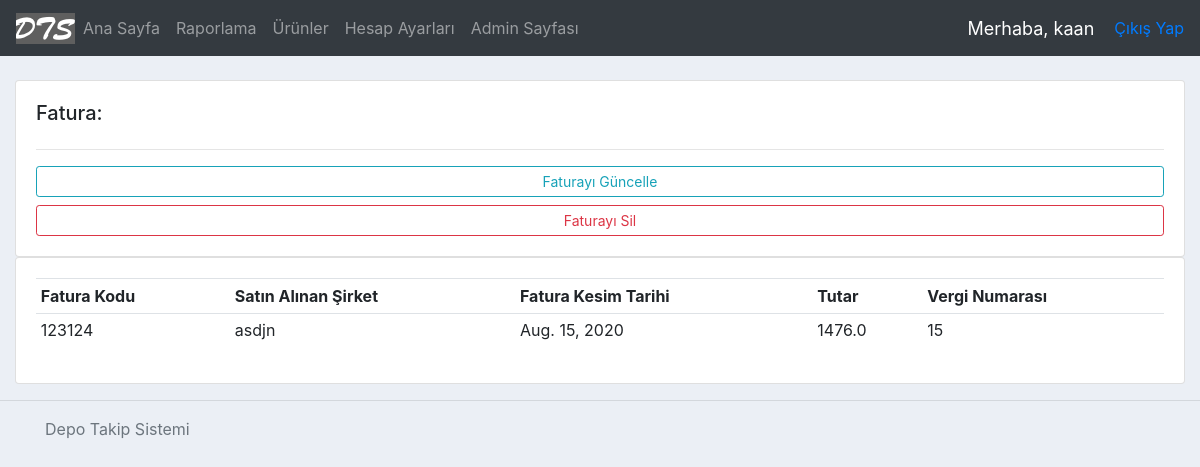
The page /invoice/29/ (signed in) on the database as committed earlier.
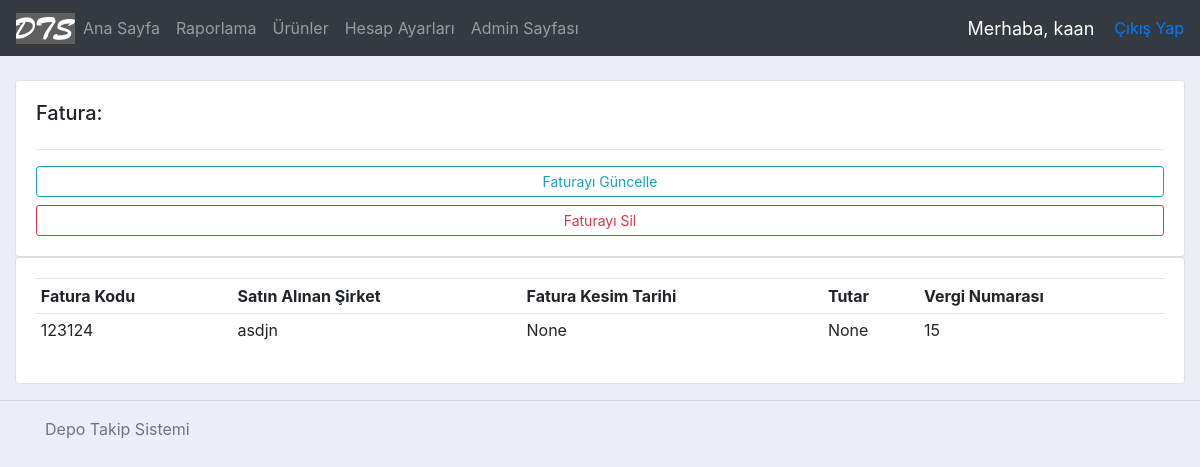
The same page on the database as committed later.
### accounts/models.py (models this page shows, shortened)
class Invoice(models.Model): #fatura
    invoiceCode = models.CharField( max_length = 200 )
    vendor = models.CharField( max_length=200, blank=True, null=True ) #faturayı kesen firma
    date = models.DateField( blank=True, null=True) #fatura kesim tarihi
    sum = models.FloatField( blank=True, null=True ) #tutar
    taxNo = models.CharField( max_length=200, blank=True, null=True ) #vergi numarası

### accounts/views.py (the view)
# urls.py: path('invoice/<str:pk>/', views.invoice, name='invoice-path'),
@login_required(login_url='login')
def invoice(request, pk):
    invoice = Invoice.objects.get(id=pk)
    context = {'invoice': invoice}
    return render( request, 'accounts/invoice.html', context )

### accounts/templates/accounts/invoice.html (shortened to what this page needs)
{%  extends 'accounts/main.html' %}
{% block content %}
	<br>
<div class="row">
	<div class="col-md">
		<div class="card card-body">
			<h5>Fatura:</h5>
			<hr>
			<a class="btn btn-outline-info  btn-sm btn-block" href="{% url 'updateInvoice' invoice.id %}">Faturayı Güncelle</a>
			<a class="btn btn-outline-danger  btn-sm btn-block" href="{% url 'deleteInvoice' invoice.id %}">Faturayı Sil</a>
		</div>
	</div>
</div>
<div class="row">
	<div class="col-md">
		<div class="card card-body">
			<table class="table table-sm">
				<tr>
					<th>Fatura Kodu</th>
					<th>Satın Alınan Şirket</th>
					<th>Fatura Kesim Tarihi</th>
					<th>Tutar</th>
					<th>Vergi Numarası</th>
				</tr>
				<tr>
					<td>{{ invoice.invoiceCode}}</td>
					<td>{{ invoice.vendor }}</td>
					<td>{{ invoice.date }}</td>
					<td>{{ invoice.sum }}</td>
					<td>{{ invoice.taxNo }}</td>
			</table>
		</div>
	</div>
</div>
{% endblock %}

### accounts/templates/accounts/main.html (shortened to what this page needs)
{% load static %}
<!DOCTYPE html>
<html>
<head>
	<link rel="stylesheet" href="https://stackpath.bootstrapcdn.com/bootstrap/4.3.1/css/bootstrap.min.css">
	<link rel="stylesheet" type="text/css" href="{% static '/css/main.css' %}">
</head>
<body>
	{%  include 'accounts/navbar.html' %}
	<div class="container-fluid">
	{% block content %}
	{% endblock %}
    </div>
	<hr>
	<footer class="footer">
		<div class="container">
			<span class="text-muted">Depo Takip Sistemi</span>
	</footer>
</body>
</html>

### accounts/templates/accounts/navbar.html (shortened to what this page needs)
{% load static %}
<nav class="navbar navbar-expand-lg navbar-dark bg-dark">
  <img class="logo" src="{% static 'images/dts.png' %}">
  <div class="collapse navbar-collapse" id="navbarNav">
    <ul class="navbar-nav">
      <li class="nav-item ">
        <a class="nav-link" href="{% url 'home' %}">Ana Sayfa</a>
      </li>
      {% if request.user.is_staff %}
      <li class="nav-item ">
        <a class="nav-link" href="/reportPage">Raporlama</a>
      </li>
      {% endif %}
      <li class="nav-item ">
        <a class="nav-link" href="/products">Ürünler</a>
      </li>
      <li class="nav-item">
        <a class="nav-link" href="{% url 'account' %}">Hesap Ayarları</a>
      </li>
      <li class="nav-item">
        <a class="nav-link" href="/admin">Admin Sayfası</a>
    </ul>
  </div>
  <span class="hello-msg">Merhaba, {{request.user}}</span>
  <span><a href="{% url 'logout' %}">Çıkış Yap</a></span>
</nav>

### static/css/main.css (style rules this page uses)
body { background-color: #ebeff5; }

### accounts/templates/accounts/navbar.html (style rules this page uses)
.hello-msg { font-size: 18px; color: #fff; margin-right: 20px; }

Rows that differ between the two databases and show on the page:
changed Invoice "asdjn": date "Aug. 15, 2020" → "None"; sum "1476.0" → "None"
